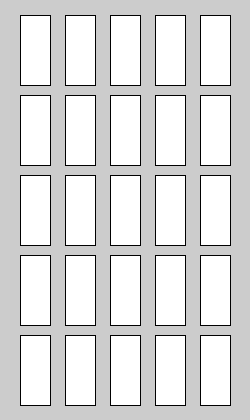
Frame 1 (no input)
Frame 60 (the mouse pressed at the canvas centre just before this capture): identical to frame 1, image omitted
Frame 120 (the mouse held since frame 60 and released just before this capture): identical to frame 1, image omitted

The Processing sketch that drew this single still picture (run headless with seeded random() and noise(); from frame 60 on, the mouse is pressed at the canvas centre):

// Processing sketch: gridClassHW
// ── gridClassHW.pde
Grid [] grd = new Grid[26]; 

void setup() {
  colorMode(HSB); 
  size(250, 420); 
  
  int x = width/2-90; 
  int y = height/2-160; 
  int k = 0; 

  for (int i = 0; i < 5; i+=1) {
    for (int j = 0; j < 5; j+= 1){
    grd[k] = new Grid(x+i*45, y+j*80, 100, 50, 50);
    k++; 
    }
  }
}

void draw() {
  for (int i = 0; i < 25; i++) {
    grd[i].display();
  }
}

class Grid {
  float x; 
  float y; 
    float w = 30;
float h = 70; 


int col; 

  Grid(float x, float y, float w, float h, int col) {

    
    this.x = x;
    this.y = y; 
  }
  void display() {
    rectMode(CENTER); 
    //for (int i = 15; i > 0; i++) {
      stroke(0); 
      rect(x, y, w, h); 
      
      
      
      
      
      //translate(width/2, height/2); 
      //fill(5, 150, 200); 
      
      //float s = map(i, 0, 10, 250, 10); 
      //stroke(s, 150, 200); 
      

      //translate(width/2, height/2); 
      //strokeWeight(2); 
      //stroke(-co, 150, 200); 
      //fill(co, 150, 200); 
      //rect(0, 0, 30, 70);
    }
  }
